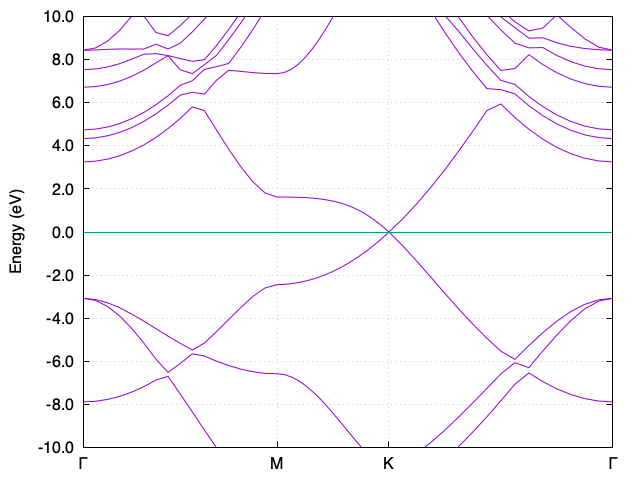

Write the gnuplot code that produced this figure.
#set title "graphene band structure"
set title ""
#    high-symmetry point:  0.0000 0.0000 0.0000   x coordinate   0.0000
#    high-symmetry point:  0.5000 0.2887 0.0000   x coordinate   0.5774
#    high-symmetry point:  0.3333 0.5774 0.0000   x coordinate   0.9107
#    high-symmetry point:  0.0000 0.0000 0.0000   x coordinate   1.5774
G1=0.0000
M=0.5774
K=0.9107
G2=1.5774
set xtics ("{/Symbol G}" G1,"M" M,"K" K,"{/Symbol G}" G2) nomirror
set xrange [*:*]
set yrange [-6:6]
set yrange [-10:10]
set ytics 2
set grid x
set grid y
set ylabel "Energy (eV)"
set nokey
EFermi=-1.8243
set term pngcairo
set out "graphene_bands.png"
set format y "%3.1f"
plot "graphene.bandspp.dat.gnu" u 1:($2-EFermi) with lines,\
	0 t "" w l lt 2
replot
